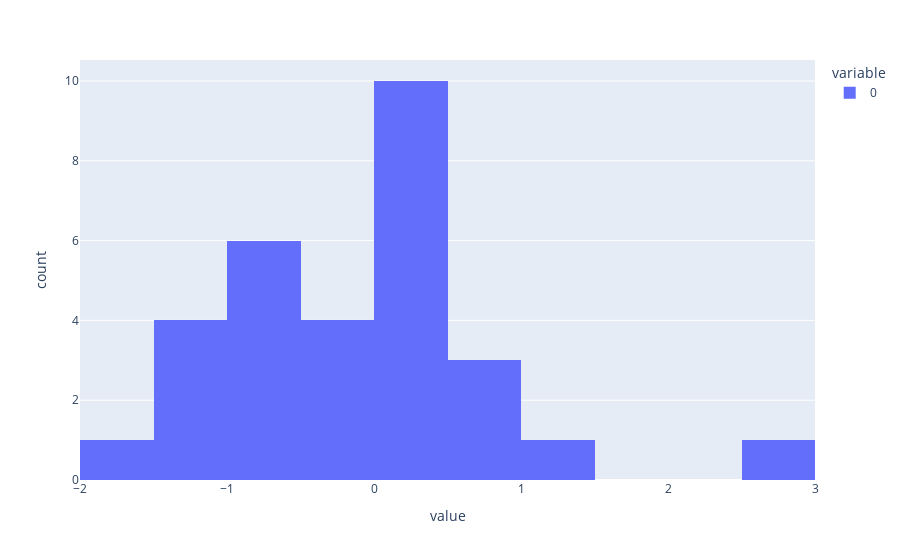

The notebook cell this image was saved under:
### Code cell
fig = px.histogram(group1,nbins=10)
fig.show()

### Figure 1 — Plotly figure (JSON) as saved in the notebook; plotly's stock layout.template omitted (floating-point values rounded to 4 significant figures)
{"data": [{"alignmentgroup": "True", "bingroup": "x", "hovertemplate": "variable=0<br>value=%{x}<br>count=%{y}<extra></extra>", "legendgroup": "0", "marker": {"color": "#636efa", "pattern": {"shape": ""}}, "name": "0", "nbinsx": 10, "offsetgroup": "0", "orientation": "v", "showlegend": true, "type": "histogram", "x": [-1.039, -0.8276, -1.117, -0.07433, -0.9806, 2.618, 1.27, -1.011, -0.6574, 0.188, 0.2448, 0.8394, 0.0461, 0.04373, -0.2039, -1.248, 0.525, -0.8257, -1.627, 0.2033, 0.4763, 0.1329, 0.9951, 0.325, 0.4334, -0.9352, -0.1471, -0.3014, -0.5889, 0.4533], "xaxis": "x", "yaxis": "y"}], "layout": {"autosize": true, "barmode": "relative", "legend": {"title": {"text": "variable"}, "tracegroupgap": 0}, "margin": {"t": 60}, "xaxis": {"anchor": "y", "autorange": true, "domain": [0, 1], "range": [-2, 3], "title": {"text": "value"}, "type": "linear"}, "yaxis": {"anchor": "x", "autorange": true, "domain": [0, 1], "range": [0, 10.53], "title": {"text": "count"}}}}
